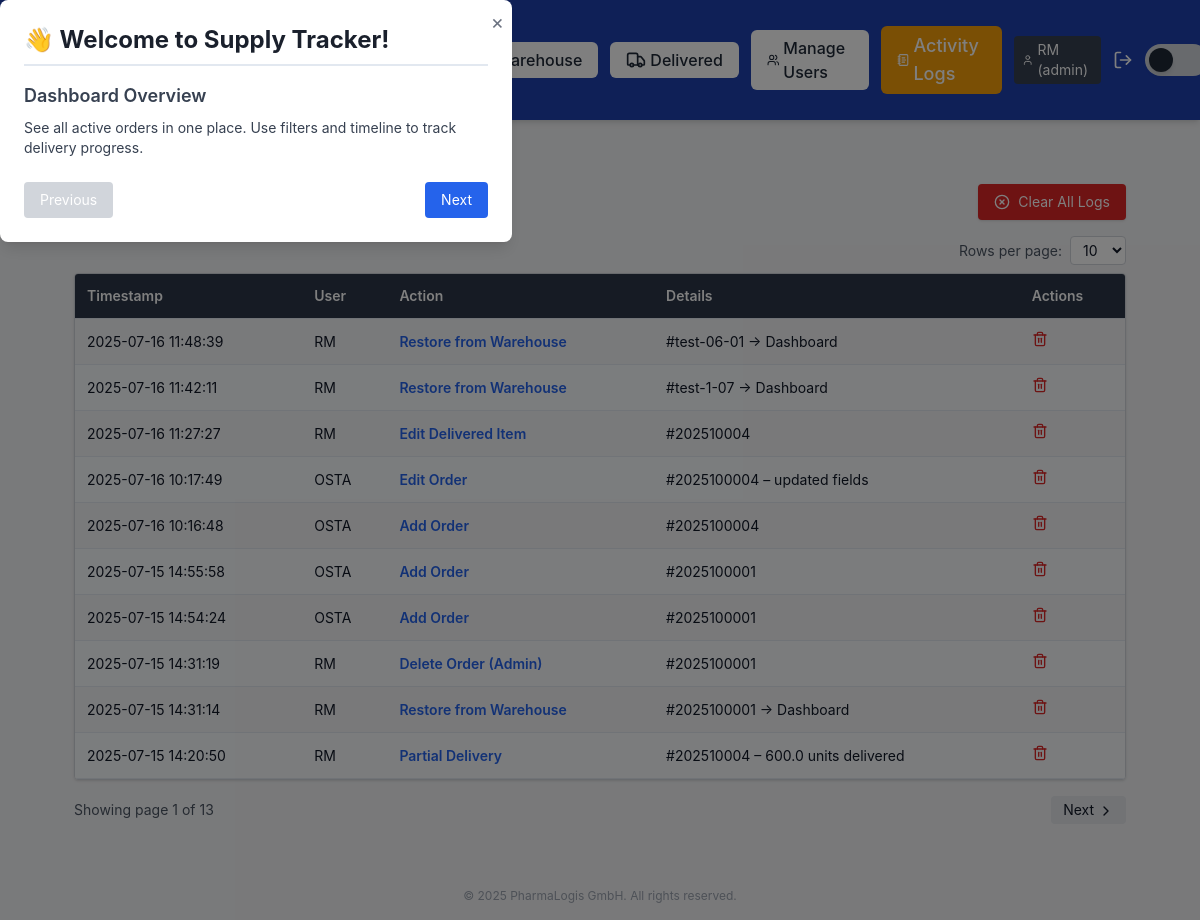
Page /activity_logs (signed in) on the earlier database version.
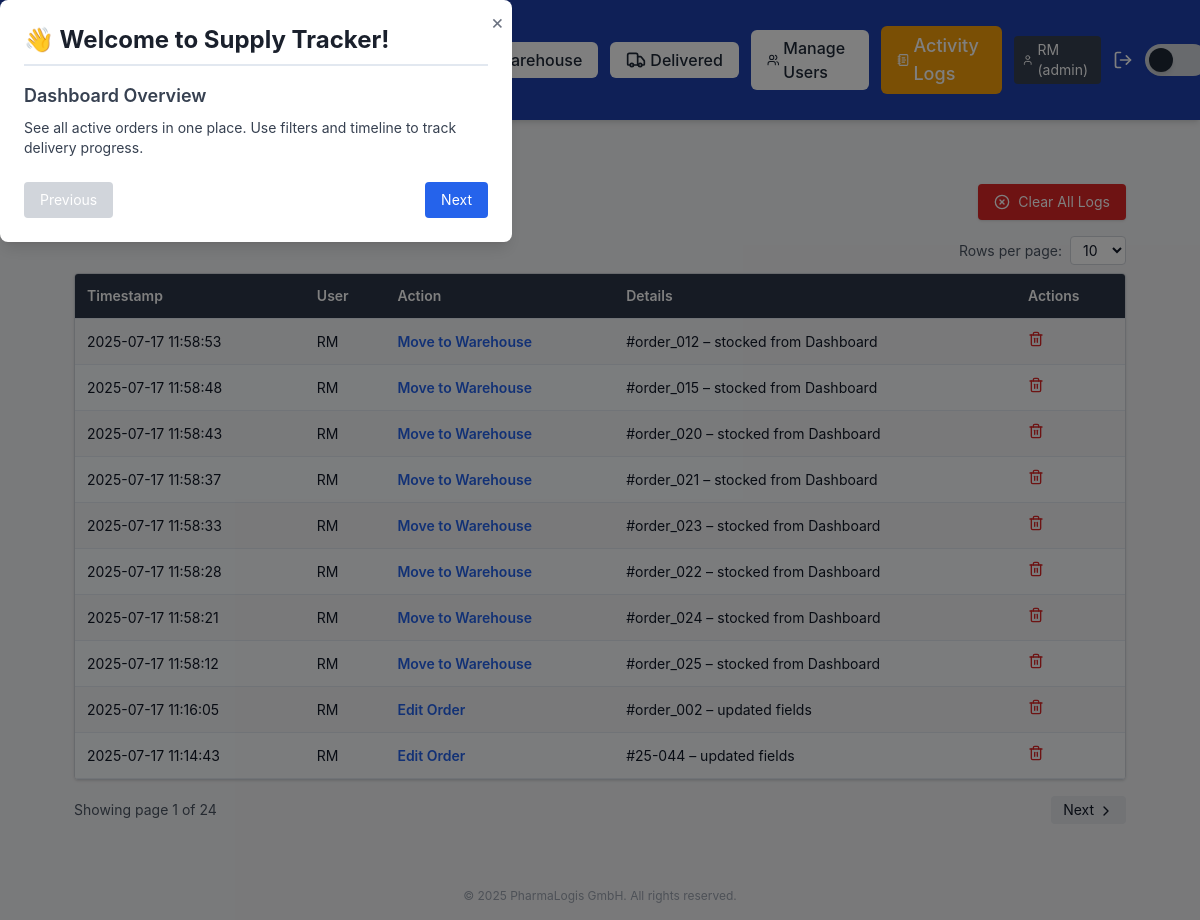
Same page on the later database version.
### app/models.py (models this page shows, shortened)
class ActivityLog(db.Model):
    id = db.Column(db.Integer, primary_key=True)
    user_id = db.Column(db.Integer, db.ForeignKey('user.id'))
    action = db.Column(db.String(100))
    details = db.Column(db.Text)
    timestamp = db.Column(db.DateTime, default=datetime.utcnow)
    user = db.relationship('User')

class User(db.Model):
    id = db.Column(db.Integer, primary_key=True)
    username = db.Column(db.String(100), unique=True, nullable=False)
    password_hash = db.Column(db.String(128))
    role = db.Column(db.String(50), default='user')

### app/routes/activity_routes.py (the view)
@activity_bp.route('/activity_logs')
@login_required
@role_required('admin')
def activity_logs():
    page = request.args.get('page', 1, type=int)
    per_page = request.args.get('per_page', 10, type=int)
    pagination = ActivityLog.query.order_by(ActivityLog.timestamp.desc()).paginate(page=page, per_page=per_page)
    logs = pagination.items
    return render_template("activity_logs.html", logs=logs, pagination=pagination, per_page=per_page)

### app/roles.py (called while the page is built)
def role_required(required_role):
    def decorator(f):
        @wraps(f)
        def wrapped(*args, **kwargs):
            if str(current_user.role).lower() != required_role.lower():
                flash("You do not have access to this page.", "danger")
                return redirect(url_for('dashboard.dashboard'))
            return f(*args, **kwargs)
        return wrapped
    return decorator

### app/routes/__init__.py (called while the page is built)
def inject_globals():
    return dict(current_user=current_user, current_path=request.path)

### app/templates/activity_logs.html (shortened to what this page needs)
{% extends "base.html" %}
{% block body %}
<div class="p-6">
  <div class="flex items-center justify-between mb-4">
    <h1 class="text-2xl font-bold flex items-center gap-2">
    </h1>
    <form method="POST" action="{{ url_for('activity.clear_logs') }}" onsubmit="return confirm('Clear ALL logs?')">
      <button type="submit"
              class="flex items-center gap-2 bg-red-600 hover:bg-red-700 text-white px-4 py-2 rounded shadow text-sm">
        <i data-lucide="x-circle" class="w-4 h-4"></i>
        Clear All Logs
      </button>
    </form>
  </div>
  <div class="flex justify-end mb-2">
    <form method="get" class="flex items-center gap-2">
      <label for="per_page" class="text-sm text-gray-600 dark:text-gray-300">Rows per page:</label>
      <select name="per_page" id="per_page" onchange="this.form.submit()"
              class="px-2 py-1 rounded border border-gray-300 dark:border-gray-600 bg-white dark:bg-gray-800 text-sm">
        <option value="10" {% if per_page == 10 %}selected{% endif %}>10</option>
      </select>
    </form>
  </div>
  {% if logs %}
  <div class="overflow-x-auto rounded shadow border border-gray-300 dark:border-gray-700">
    <table class="min-w-full text-sm">
      <thead class="bg-gray-100 dark:bg-gray-800 text-gray-800 dark:text-gray-200">
        <tr>
          <th class="p-3 text-left">Timestamp</th>
          <th class="p-3 text-left">User</th>
          <th class="p-3 text-left">Action</th>
          <th class="p-3 text-left">Details</th>
          <th class="p-3 text-left">Actions</th>
        </tr>
      </thead>
      <tbody class="text-gray-900 dark:text-gray-100">
        {% for log in logs %}
        <tr class="border-t border-gray-200 dark:border-gray-700 hover:bg-gray-50 dark:bg-gray-800 dark:hover:bg-gray-700">
          <td class="p-3">{{ log.timestamp.strftime('%Y-%m-%d %H:%M:%S') }}</td>
          <td class="p-3">{{ log.user.username if log.user else 'System' }}</td>
          <td class="p-3 font-semibold text-blue-600">{{ log.action }}</td>
          <td class="p-3">{{ log.details }}</td>
          <td class="p-3">
            <form method="POST" action="{{ url_for('activity.delete_log', log_id=log.id) }}"
                  onsubmit="return confirm('Delete this log entry?')">
              <button type="submit" title="Delete entry" class="text-red-600 hover:text-red-800">
                <i data-lucide="trash-2" class="w-4 h-4"></i>
              </button>
            </form>
          </td>
        </tr>
        {% endfor %}
      </tbody>
    </table>
  </div>
  <div class="mt-4 flex justify-between items-center">
    <div class="text-sm text-gray-600 dark:text-gray-300">
      Showing page {{ pagination.page }} of {{ pagination.pages }}
    </div>
    <div class="flex gap-2">
      {% if pagination.has_next %}
      <a href="{{ url_for('activity.activity_logs', page=pagination.next_num, per_page=per_page) }}"
         class="px-3 py-1 bg-gray-200 dark:bg-gray-700 rounded hover:bg-gray-300 text-sm">
         Next <i data-lucide="chevron-right" class="inline w-4 h-4 align-middle"></i>
      </a>
      {% endif %}
    </div>
  </div>
  {% else %}
    <p class="text-gray-600 dark:text-gray-300">No activity logged yet.</p>
  {% endif %}
</div>
{% endblock %}

Differences in the rows shown:
no longer on this page (row unchanged): ActivityLog: timestamp "2025-07-16 11:48:39", user "RM", action "Restore from Warehouse", details "#test-06-01 → Dashboard"
no longer on this page (row unchanged): ActivityLog: timestamp "2025-07-16 11:42:11", user "RM", action "Restore from Warehouse", details "#test-1-07 → Dashboard"
no longer on this page (row unchanged): ActivityLog: timestamp "2025-07-16 11:27:27", user "RM", action "Edit Delivered Item", details "#202510004"
no longer on this page (row unchanged): ActivityLog: timestamp "2025-07-16 10:17:49", user "OSTA", action "Edit Order", details "#2025100004 – updated fields"
no longer on this page (row unchanged): ActivityLog: timestamp "2025-07-16 10:16:48", user "OSTA", action "Add Order", details "#2025100004"
no longer on this page (row unchanged): ActivityLog: timestamp "2025-07-15 14:55:58", user "OSTA", action "Add Order", details "#2025100001"
no longer on this page (row unchanged): ActivityLog: timestamp "2025-07-15 14:54:24", user "OSTA", action "Add Order", details "#2025100001"
no longer on this page (row unchanged): ActivityLog: timestamp "2025-07-15 14:31:19", user "RM", action "Delete Order (Admin)", details "#2025100001"
no longer on this page (row unchanged): ActivityLog: timestamp "2025-07-15 14:31:14", user "RM", action "Restore from Warehouse", details "#2025100001 → Dashboard"
no longer on this page (row unchanged): ActivityLog: timestamp "2025-07-15 14:20:50", user "RM", action "Partial Delivery", details "#202510004 – 600.0 units delivered"
added ActivityLog: timestamp "2025-07-17 11:58:53", user "RM", action "Move to Warehouse", details "#order_012 – stocked from Dashboard"
added ActivityLog: timestamp "2025-07-17 11:58:48", user "RM", action "Move to Warehouse", details "#order_015 – stocked from Dashboard"
added ActivityLog: timestamp "2025-07-17 11:58:43", user "RM", action "Move to Warehouse", details "#order_020 – stocked from Dashboard"
added ActivityLog: timestamp "2025-07-17 11:58:37", user "RM", action "Move to Warehouse", details "#order_021 – stocked from Dashboard"
added ActivityLog: timestamp "2025-07-17 11:58:33", user "RM", action "Move to Warehouse", details "#order_023 – stocked from Dashboard"
added ActivityLog: timestamp "2025-07-17 11:58:28", user "RM", action "Move to Warehouse", details "#order_022 – stocked from Dashboard"
added ActivityLog: timestamp "2025-07-17 11:58:21", user "RM", action "Move to Warehouse", details "#order_024 – stocked from Dashboard"
added ActivityLog: timestamp "2025-07-17 11:58:12", user "RM", action "Move to Warehouse", details "#order_025 – stocked from Dashboard"
added ActivityLog: timestamp "2025-07-17 11:16:05", user "RM", action "Edit Order", details "#order_002 – updated fields"
added ActivityLog: timestamp "2025-07-17 11:14:43", user "RM", action "Edit Order", details "#25-044 – updated fields"
Other differences:
{{ pagination.pages }}: "13" → "24"
